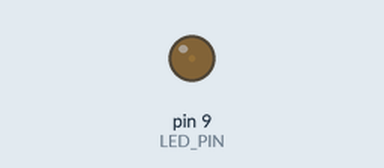
This sketch was run on a simulated Arduino Uno, built with avr-gcc and run on an emulated ATmega328P. On the bench: output pins drawn as LEDs (lit = HIGH).

Above: at 0.05 s.
At 1.15 s:
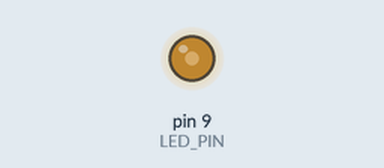
At 2.3 s:
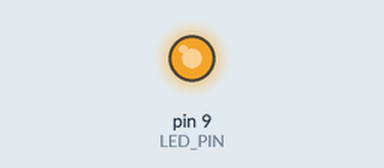
At 4.6 s:
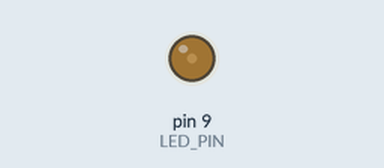
Timing chart, 0 to 6.7 s (numbered marks = the images above):
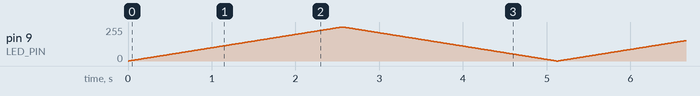

The sketch:

T2_breathing_starter.ino
```cpp
// T2_breathing_starter.ino
// Tier 2 starter sketch for the "breathing" pattern choice in Project 1.
//
// One LED fades smoothly in and out using PWM (Pulse-Width Modulation), so
// it looks like it is "breathing" — slowly getting brighter, then slowly
// getting dimmer, repeatedly.
//
// PWM means the Arduino turns the LED on and off very fast — faster than the
// eye can see — and by changing the ratio of on-time to off-time it can make
// the LED look any brightness between fully off (0) and fully on (255).
//
// PWM only works on certain pins on the Arduino Uno — the ones marked with a
// tilde symbol (~) on the board: pins 3, 5, 6, 9, 10, and 11. Pin 9 is one
// of them, which is why this sketch uses pin 9.
//
// This is a Channel A Level 2 starter sketch — the student uploads it as-is
// first, then uses Claude Code to modify it to match their own design choices.
//
// Before asking Claude Code to help you change this sketch, first fill in
// three things on your task card:
//   (a) What I want to happen: [describe the behaviour you want]
//   (b) What's currently happening: [describe what the sketch does now]
//   (c) What I've tried: [what you've already looked at or considered]
// Then ask Claude Code.
//
// Easy things to change (try one at a time):
//   - FADE_STEP_MS — change 10 to 5 for faster breathing, or 20 for slower
//   - LED_PIN — must stay on a PWM pin (3, 5, 6, 9, 10, or 11)
//   - Add a second breathing LED on a second PWM pin
//   - Pause at the brightest point by adding a delay() after the fade-in loop
//
// Wiring (same as Tier 1 Milestone 3):
//   - LED: long leg --> 220 Ω --> pin 9; short leg --> GND

const int LED_PIN = 9;
const int FADE_STEP_MS = 10;

void setup() {
  pinMode(LED_PIN, OUTPUT);
}

void loop() {
  // Fade in: 0 (off) to 255 (full brightness)
  for (int brightness = 0; brightness <= 255; brightness++) {
    analogWrite(LED_PIN, brightness);
    delay(FADE_STEP_MS);
  }

  // Fade out: 255 back to 0
  for (int brightness = 255; brightness >= 0; brightness--) {
    analogWrite(LED_PIN, brightness);
    delay(FADE_STEP_MS);
  }
}
```
